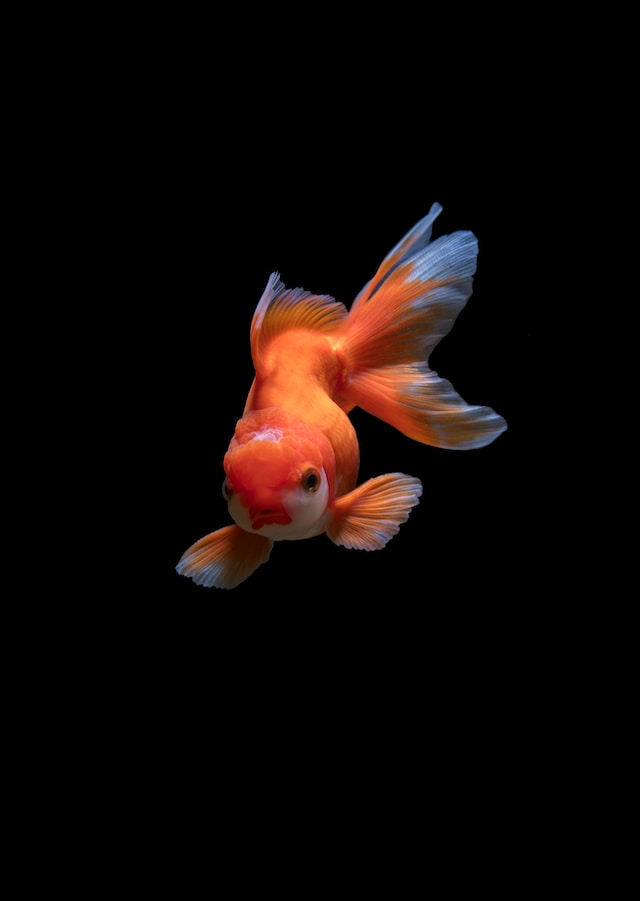
#> input picture L6/fish.jpg, 640 x 901 px
$ jupyter execute lecture_6.ipynb   (shell and % lines are left out)
#> lines starting #> are read from the running program, lines starting #| are printed output that depends on the picture
[cell 1]
import cv2
import matplotlib.pyplot as plt
import numpy as np
from matplotlib.gridspec import GridSpec

[cell 2]
im = cv2.imread("L6/fish.jpg")
#> im is the input picture: shape (901, 640, 3); mean B, G, R 6.1, 7.9, 15
im = cv2.cvtColor(im, cv2.COLOR_BGR2GRAY)
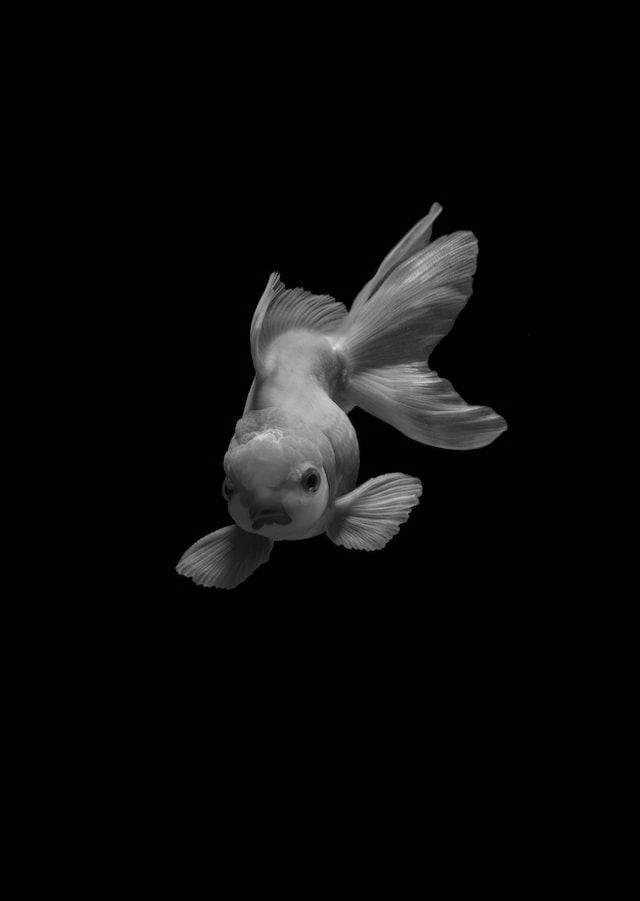
#> im: shape (901, 640); min 0, max 220, mean 9.8

[cell 3]
fig = plt.figure(figsize=(12, 4.8))

gs = GridSpec(1, 2, width_ratios=[3, 7])

ax1 = fig.add_subplot(gs[0])
ax1.imshow(im, aspect="auto", cmap="gray")

ax2 = fig.add_subplot(gs[1])
ax2.hist(np.ravel(im), bins=256)
ax2.set_yscale("log")

plt.show()
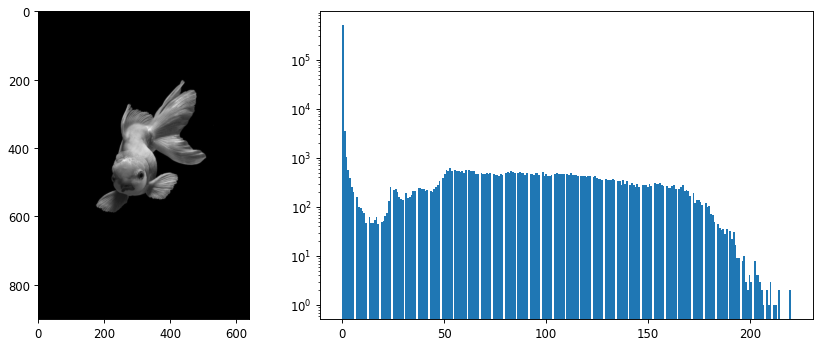
#> figure drawn by matplotlib, 2 panels; panel 2: tallest bar 511971 high, from x = 0 to 0.859

[cell 4]
height, width = im.shape
#> height = 901; width = 640

mid_x = width // 2
#> mid_x = 320
mid_y = height // 2
#> mid_y = 450

top_left = im[0:mid_y, 0:mid_x]
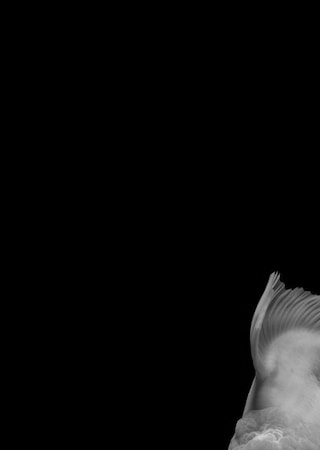
#> top_left: shape (450, 320); min 0, max 206, mean 10.7
top_right = im[0:mid_y, mid_x:width]
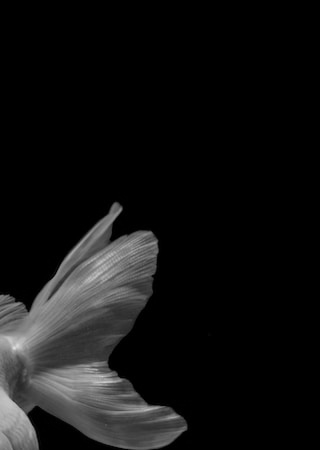
#> top_right: shape (450, 320); min 0, max 220, mean 18.2
bottom_left = im[mid_y:height, 0:mid_x]
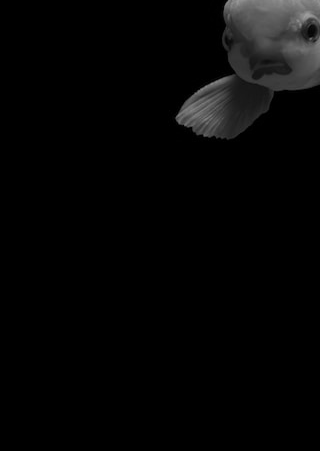
#> bottom_left: shape (451, 320); min 0, max 158, mean 5.7
bottom_right = im[mid_y:height, mid_x:width]
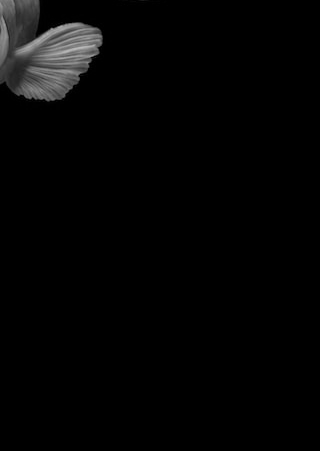
#> bottom_right: shape (451, 320); min 0, max 187, mean 4.7

[cell 5]
fig = plt.figure(figsize=(12, 9.6))

ax1 = fig.add_subplot(241)
ax1.imshow(top_left, aspect="auto", cmap="gray")

ax2 = fig.add_subplot(242, sharey=ax1)
ax2.imshow(top_right, aspect="auto", cmap="gray")

ax3 = fig.add_subplot(243, sharey=ax1)
ax3.imshow(bottom_left, aspect="auto", cmap="gray")

ax4 = fig.add_subplot(244, sharey=ax1)
ax4.imshow(bottom_right, aspect="auto", cmap="gray")

ax5 = fig.add_subplot(245)
ax5.hist(np.ravel(top_left), bins=256)
ax5.set_yscale("log")

ax6 = fig.add_subplot(246, sharex=ax5)
ax6.hist(np.ravel(top_right), bins=256)
ax6.set_yscale("log")

ax7 = fig.add_subplot(247, sharex=ax5)
ax7.hist(np.ravel(bottom_left), bins=256)
ax7.set_yscale("log")

ax8 = fig.add_subplot(248, sharex=ax5)
ax8.hist(np.ravel(bottom_right), bins=256)
ax8.set_yscale("log")

plt.show()
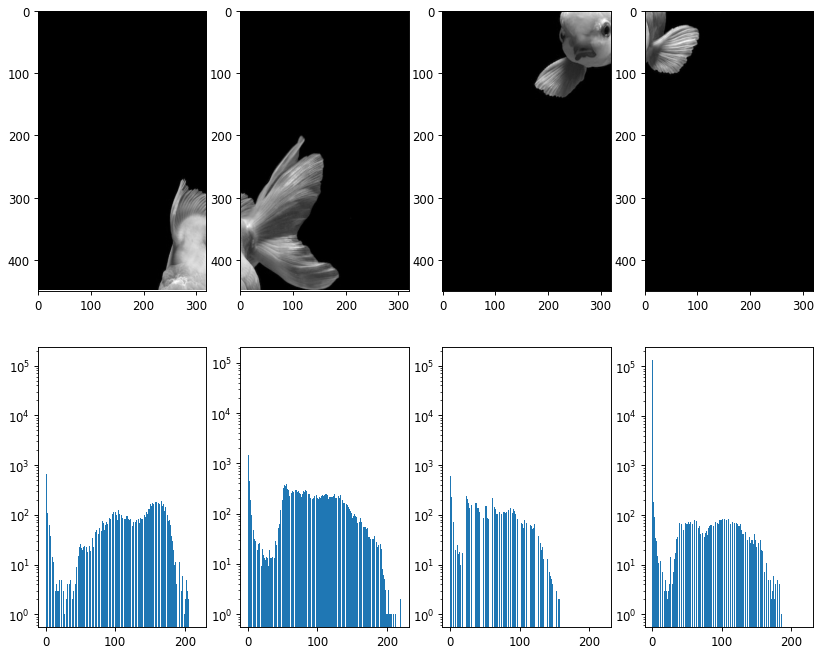
#> figure drawn by matplotlib, 8 panels; panel 5: tallest bar 130928 high, from x = 0 to 0.805; panel 6: tallest bar 114541 high, from x = 0 to 0.859; panel 7: tallest bar 130798 high, from x = 0 to 0.617; panel 8: tallest bar 135704 high, from x = 0 to 0.73
